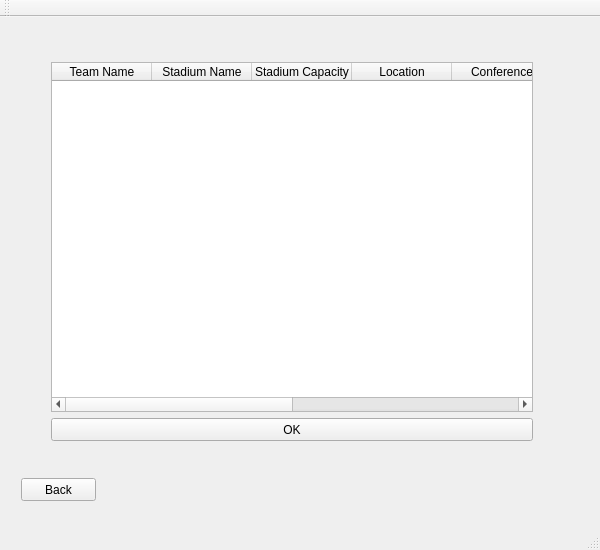
<?xml version="1.0" encoding="UTF-8"?>
<ui version="4.0">
 <class>MainWindow</class>
 <widget class="QMainWindow" name="MainWindow">
  <property name="geometry">
   <rect>
    <x>0</x>
    <y>0</y>
    <width>600</width>
    <height>550</height>
   </rect>
  </property>
  <property name="windowTitle">
   <string>MainWindow</string>
  </property>
  <widget class="QWidget" name="centralWidget">
   <layout class="QVBoxLayout" name="verticalLayout">
    <item>
     <widget class="QStackedWidget" name="stackedWidget">
      <property name="currentIndex">
       <number>2</number>
      </property>
      <widget class="QWidget" name="page_home">
       <widget class="QLabel" name="label_home">
        <property name="geometry">
         <rect>
          <x>150</x>
          <y>20</y>
          <width>271</width>
          <height>91</height>
         </rect>
        </property>
        <property name="text">
         <string>&lt;html&gt;&lt;head/&gt;&lt;body&gt;&lt;p align=&quot;center&quot;&gt;&lt;span style=&quot; font-size:36pt;&quot;&gt;Home&lt;/span&gt;&lt;/p&gt;&lt;/body&gt;&lt;/html&gt;</string>
        </property>
       </widget>
       <widget class="QComboBox" name="comboBox_selectAction">
        <property name="geometry">
         <rect>
          <x>180</x>
          <y>380</y>
          <width>191</width>
          <height>22</height>
         </rect>
        </property>
        <item>
         <property name="text">
          <string>&lt;Select Here&gt;</string>
         </property>
        </item>
        <item>
         <property name="text">
          <string>View NFL Information</string>
         </property>
        </item>
       </widget>
      </widget>
      <widget class="QWidget" name="page_viewNFLInfo">
       <widget class="QComboBox" name="comboBox_selectTeamInfo">
        <property name="geometry">
         <rect>
          <x>180</x>
          <y>360</y>
          <width>181</width>
          <height>22</height>
         </rect>
        </property>
        <item>
         <property name="text">
          <string>&lt;Select Here&gt;</string>
         </property>
        </item>
        <item>
         <property name="text">
          <string>NFL Team Information</string>
         </property>
        </item>
       </widget>
       <widget class="QPushButton" name="pushButton_backViewNFLInfo">
        <property name="geometry">
         <rect>
          <x>20</x>
          <y>440</y>
          <width>75</width>
          <height>23</height>
         </rect>
        </property>
        <property name="text">
         <string>Back</string>
        </property>
       </widget>
       <widget class="QLabel" name="label_viewNFLInfo">
        <property name="geometry">
         <rect>
          <x>10</x>
          <y>10</y>
          <width>561</width>
          <height>91</height>
         </rect>
        </property>
        <property name="text">
         <string>&lt;html&gt;&lt;head/&gt;&lt;body&gt;&lt;p align=&quot;center&quot;&gt;&lt;span style=&quot; font-size:36pt;&quot;&gt;NFL Information&lt;/span&gt;&lt;/p&gt;&lt;/body&gt;&lt;/html&gt;</string>
        </property>
       </widget>
      </widget>
      <widget class="QWidget" name="page_viewTeamInfo">
       <widget class="QTableWidget" name="tableWidget">
        <property name="geometry">
         <rect>
          <x>40</x>
          <y>34</y>
          <width>482</width>
          <height>350</height>
         </rect>
        </property>
        <column>
         <property name="text">
          <string>Team Name</string>
         </property>
        </column>
        <column>
         <property name="text">
          <string>Stadium Name</string>
         </property>
        </column>
        <column>
         <property name="text">
          <string>Stadium Capacity</string>
         </property>
        </column>
        <column>
         <property name="text">
          <string>Location</string>
         </property>
        </column>
        <column>
         <property name="text">
          <string>Conference</string>
         </property>
        </column>
        <column>
         <property name="text">
          <string>Surface Type</string>
         </property>
        </column>
        <column>
         <property name="text">
          <string>Stadium Roof Type</string>
         </property>
        </column>
        <column>
         <property name="text">
          <string>Star Player</string>
         </property>
        </column>
       </widget>
       <widget class="QPushButton" name="pushButton_3">
        <property name="geometry">
         <rect>
          <x>40</x>
          <y>390</y>
          <width>482</width>
          <height>23</height>
         </rect>
        </property>
        <property name="text">
         <string>OK</string>
        </property>
       </widget>
       <widget class="QPushButton" name="pushButton_backViewTeamInfo">
        <property name="geometry">
         <rect>
          <x>10</x>
          <y>450</y>
          <width>75</width>
          <height>23</height>
         </rect>
        </property>
        <property name="text">
         <string>Back</string>
        </property>
       </widget>
      </widget>
     </widget>
    </item>
   </layout>
  </widget>
  <widget class="QMenuBar" name="menuBar">
   <property name="geometry">
    <rect>
     <x>0</x>
     <y>0</y>
     <width>600</width>
     <height>21</height>
    </rect>
   </property>
  </widget>
  <widget class="QToolBar" name="mainToolBar">
   <attribute name="toolBarArea">
    <enum>TopToolBarArea</enum>
   </attribute>
   <attribute name="toolBarBreak">
    <bool>false</bool>
   </attribute>
  </widget>
  <widget class="QStatusBar" name="statusBar"/>
 </widget>
 <layoutdefault spacing="6" margin="11"/>
 <resources/>
 <connections/>
</ui>
